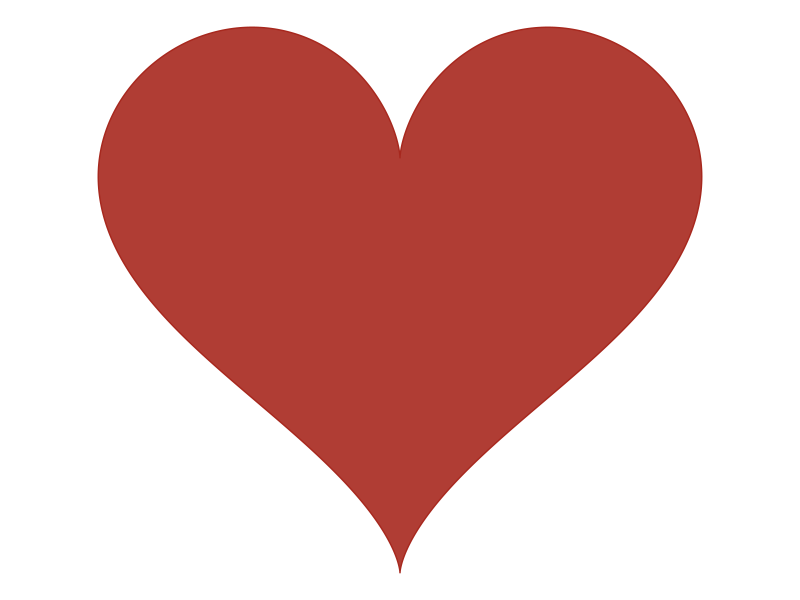

Reproduce this figure in R.
## ---- chunk 1
knitr::opts_chunk$set(echo = TRUE)
## ---- chunk 2
rm(list = ls())
cat("\014")
library(tidyverse) 
## ---- chunk 3
x <- function(t) {
  16 * sin(t) ^ 3
}

y <- function(t) {
  13 * cos(t) - 5 * cos(2 * t) - 2 * cos(3 * t) - cos(4 * t)
}

tibble(t = seq(0, 2 * pi, by = 0.01)) %>%
  mutate(x = x(t),
         y = y(t)) %>%
  ggplot(mapping = aes(x, y)) +
  geom_polygon(fill = "#A7281E",
               color = "#A7281E",
               alpha = 0.9) +
  coord_equal() +
  theme_void()
